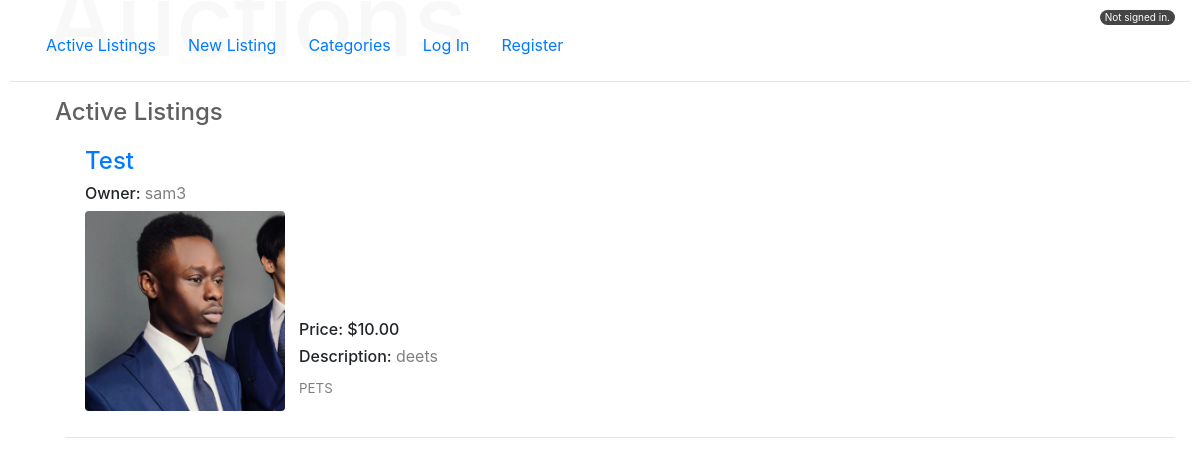
The page / on the database its author committed.
### auctions/models.py (models this page shows, shortened)
class Listing(models.Model):
    user = models.ForeignKey(User, on_delete=models.CASCADE)
    title = models.CharField(max_length=50)
    price = models.DecimalField(max_digits=10, decimal_places=2, default=0.00)
    details = models.TextField(max_length=300)
    CATEGORY_CHOICES = [
        ("FOOD", "FOOD"),
        ("ELECTRONICS", "ELECTRONICS"),
        ("CLOTHING", "CLOTHING"),
        ("ACCESSORIES", "ACCESSORIES"),
        ("CONTENT", "CONTENT"),
        ("SERVICE", "SERVICE"),
        ("MUSIC", "MUSIC"),
        ("ENTERTAINMENT", "ENTERTAINMENT"),
        ("HOME EQUIPMENT", "HOME EQUIPMENT"),
        ("ART","ART"),
        ("AUTO INDUSTRY", "AUTO INDUSTRY"),
        ("PETS", "PETS"),
        ("MISC ITEMS", "MISC ITEMS"),
        ("NONE","NONE"),
    ]
    category = models.CharField(
        max_length=15,
        choices=CATEGORY_CHOICES,
        default="NONE",
    )
    created = models.DateTimeField
    image_url = models.ImageField(null=True, blank=True, upload_to='images/', editable=True,)
    active = models.BooleanField(default=True)
    time_submitted = models.DateTimeField(blank=False, default=timezone.now)
    winner = models.ForeignKey(User, on_delete=models.CASCADE, blank=True, null=True, related_name="winner")
    image_height = models.PositiveIntegerField(null=True, blank=True, editable=False, default="200")
    image_width = models.PositiveIntegerField(null=True, blank=True, editable=False, default="200")

class User(AbstractUser):
    pass

### auctions/views.py (the view)
# urls.py: path("", views.index, name="index"),
def index(request):
    return render(request, "auctions/index.html", {
        "listings": Listing.objects.filter(active=True),
        "bids" : Bid.objects.all(),
    })

### auctions/templates/auctions/index.html
{% extends "auctions/layout.html" %}
{% block body %}
    <div class="col">
        <h2 class="col header">Active Listings</h2>
        <ul style="list-style:none;">
            {% if listings %}
            {% for listing in listings %}
            <div class="card listing" >
                    <h4 class="string">
                        <a class="string" href="{% url 'auctions:id' listing.id %}">
                            {{ listing.title }}
                        </a>
                    </h4>
                        <h6>
                            Owner:
                            <span style="font-weight: normal; color:gray;">
                                {{ listing.user }}
                            </span>
                        </h6>
                        <div class="img-border">
                                {% if listing.image_url %}
                                <img class="img-thumbnail"style="display:inline-block; height:100%; width:100%;object-fit: contain;"src= "{{ listing.image_url.url }}" >
                                {% else %}
                                <img class="img-thumbnail"style="display:inline-block; height:100%; width:100%;object-fit: contain;"src= "https://st4.depositphotos.com/14953852/24787/v/600/depositphotos_247872612-stock-illustration-no-image-available-icon-vector.jpg" >
                                {% endif %}
                            </div>
                            <div style="display:inline;position:absolute;left:14em;bottom:1em;">
                                <h6>
                                    <span>
                                        Price: ${{ listing.price }}
                                    </span>
                                </h6>
                                <h6>
                                    Description:
                                    <span style="font-weight: normal; color:gray;">
                                        {{ listing.details }}
                                    </span>
                                </h6>
                                <h6 class="string">
                                    <span style="font-weight: normal; color:gray;font-size:smaller">
                                        {{ listing.category }}
                                    </span>
                                </h6>
                        </div>
            </div>
            <hr>
            {% endfor %}
            {% else %}
            Currently no active listings
            {% endif %}
        </ul>
    </div>
{% endblock %}

### auctions/static/auctions/styles.css (style rules this page uses)
body { padding: 10px; }
.header { color:rgb(96, 96, 96); font-size: 24px; margin-left:15px; }
.listing { border: none; padding: 10px; border-radius: 5px; max-width: 1000px; margin:10px; }
.img-border { height:200px; width: 200px; border-color: #ececec; }
.img-thumbnail { padding:0px; border: none; }
.string { text-transform: lowercase; display:inline-block; text-transform: capitalize; }

### rows shown on the page
Listing: title "Test", user "sam3", image_url (picture), price "10.00", details "deets", category "PETS"
